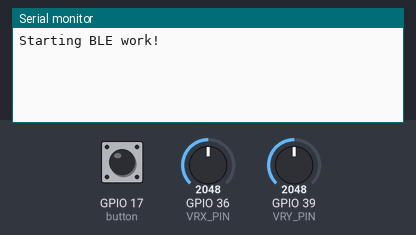
Simulated run of this program. Board: ESP32. Shown: the last lines printed to the serial monitor. The test bench sets the inputs (shaded band); at power-on: GPIO 36 (VRX_PIN) = 2048, GPIO 39 (VRY_PIN) = 2048, GPIO 17 (button) HIGH. USB keyboard and mouse output is not drawn.

Above: at 1.2 s.
1.3 s: GPIO 36 (VRX_PIN) set to 0
At 1.81 s:
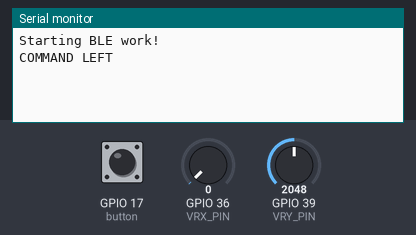
3.7 s: GPIO 39 (VRY_PIN) set to 0
At 4.8 s:
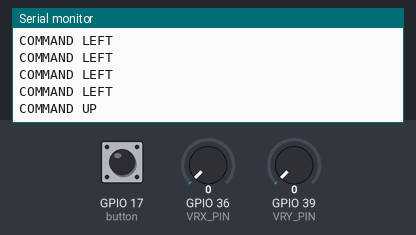
6.4 s: GPIO 17 (button) pulled LOW for 1 s
At 7.8 s:
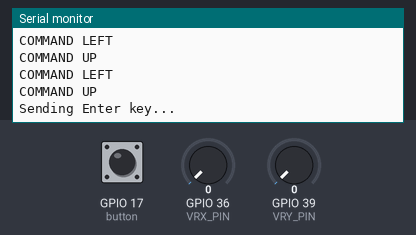
9.4 s: GPIO 36 (VRX_PIN) set to 4095
At 10.3 s:
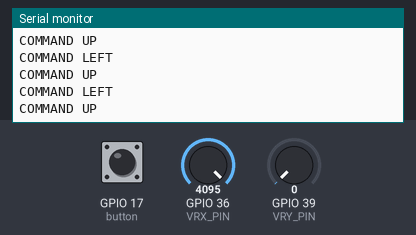
12.4 s: GPIO 39 (VRY_PIN) set to 4095
At 13.9 s:
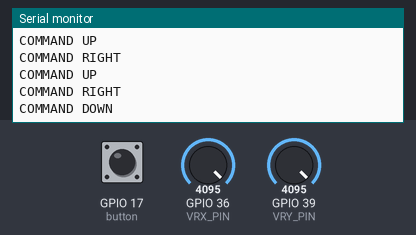

The program:

main.cpp
```cpp
#include <Arduino.h>

#include <ezButton.h>

#include <BleKeyboard.h>

/*
 * This ESP32 code is created by esp32io.com
 * This ESP32 code is released in the public domain
 * For more detail (instruction and wiring diagram), visit https://esp32io.com/tutorials/esp32-joystick
 */


#define VRX_PIN  36 // ESP32 pin GPIO36 (ADC0) connected to VRX pin
#define VRY_PIN  39 // ESP32 pin GPIO39 (ADC0) connected to VRY pin

#define LEFT_THRESHOLD  0
#define RIGHT_THRESHOLD 4095
#define UP_THRESHOLD    0
#define DOWN_THRESHOLD  4095

#define COMMAND_NO     0x00
#define COMMAND_LEFT   0x01
#define COMMAND_RIGHT  0x02
#define COMMAND_UP     0x04
#define COMMAND_DOWN   0x08

int valueX = 0 ; // to store the X-axis value
int valueY = 0 ; // to store the Y-axis value
int command = COMMAND_NO;

// Variables will change:
int previousButtonState = LOW; // will store last time button was updated
unsigned long previousMillis = 0;   // will store last time LED was updated

ezButton button(17); // create ezButton object that attach to pin G17;

BleKeyboard bleKeyboard;


void setup() {
  // put your setup code here, to run once:
  Serial.begin(9600);


  // JOYSTICK Code
  button.setDebounceTime(50); // set debounce time to 50 milliseconds


  // BLE Keyboard Code
  Serial.println("Starting BLE work!");
  bleKeyboard.begin();
}


void loop() {
  // put your main code here, to run repeatedly:

  // JOYSTICK Code
  if(bleKeyboard.isConnected()) {
    // Serial.println("---------- In if");
    button.loop(); // MUST call the loop() function first

    if(button.isPressed()) {
        Serial.println("Sending Enter key...");
        bleKeyboard.write(KEY_RETURN);
        // bleKeyboard.print("KEY_RETURN");
    }

    // read X and Y analog values
    valueX = analogRead(VRX_PIN);
    valueY = analogRead(VRY_PIN);

    // converts the analog value to commands
    // reset commands
    command = COMMAND_NO;

    // check left/right commands
    if (valueX <= LEFT_THRESHOLD) {
      command = command | COMMAND_LEFT;
      delay(300);
    } else if (valueX >= RIGHT_THRESHOLD) {
      command = command | COMMAND_RIGHT;
      delay(300);
    }


    // check up/down commands
    if (valueY <= UP_THRESHOLD) {
      command = command | COMMAND_UP;
      delay(300);
    } else if (valueY >= DOWN_THRESHOLD) {
      command = command | COMMAND_DOWN;
      delay(300);
    }

    // NOTE: AT A TIME, THERE MAY BE NO COMMAND, ONE COMMAND OR TWO COMMANDS

    // print command to serial and process command
    if (command & COMMAND_LEFT) {
      Serial.println("COMMAND LEFT");
      // TODO: add your task here
      bleKeyboard.write(KEY_LEFT_ARROW);
      // bleKeyboard.print("KEY_LEFT_ARROW");
    }

    if (command & COMMAND_RIGHT) {
      Serial.println("COMMAND RIGHT");
      // TODO: add your task here
      bleKeyboard.write(KEY_RIGHT_ARROW);
      // bleKeyboard.print("KEY_RIGHT_ARROW");
    }

    if (command & COMMAND_UP) {
      Serial.println("COMMAND UP");
      // TODO: add your task here
      bleKeyboard.write(KEY_UP_ARROW);
      // bleKeyboard.print("KEY_UP_ARROW");
    }

    if (command & COMMAND_DOWN) {
      Serial.println("COMMAND DOWN");
      // TODO: add your task here
      bleKeyboard.write(KEY_DOWN_ARROW);
      // bleKeyboard.print("KEY_DOWN_ARROW");
    }
  }

}
```

Measured:
- after the input at 1.3 s, the serial monitor: prints a new line after 0.30 s (image 1)
- after the input at 3.7 s, the serial monitor: prints a new line after 0.62 s (image 2)
- after the input at 6.4 s, the serial monitor: prints a new line after 0.95 s (image 3)
- after the input at 12.4 s, the serial monitor: prints a new line after 0.99 s (image 5)
